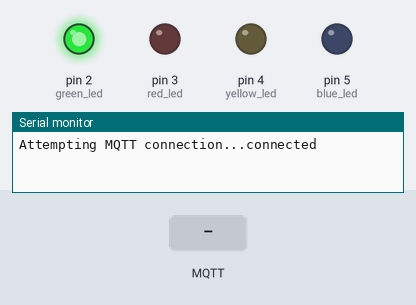
This sketch was run on a simulated Arduino Uno, built with avr-gcc and run on an emulated ATmega328P. On the bench: output pins drawn as LEDs (lit = HIGH), the last lines printed to the serial monitor. The inputs (shaded band) are chosen by the test bench. WiFi joins after 1.5 s; servers stay silent unless stated; no MQTT or app messages arrive unless stated.

Above: at 4.2 s.
4.3 s: MQTT message "1" arrives on the first subscribed topic
At 5.2 s:
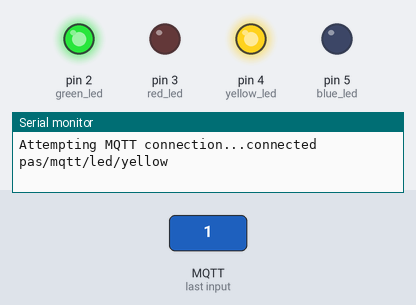
5.8 s: MQTT message "1" arrives on the second subscribed topic
At 8.5 s:
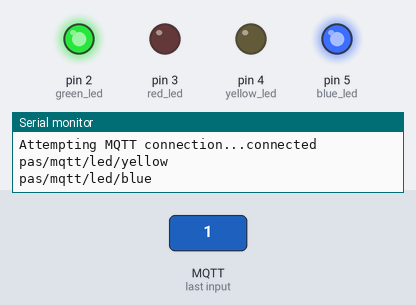
8.8 s: MQTT message "1" arrives on the third subscribed topic
At 11.0 s:
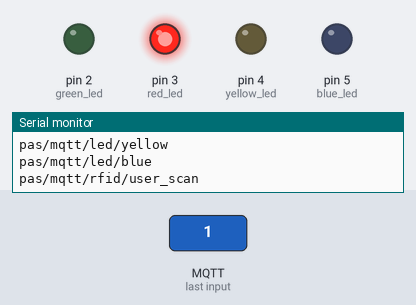
11.8 s: MQTT message "0" arrives on the first subscribed topic
At 12.1 s:
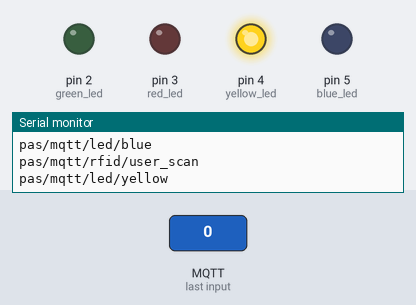
13.3 s: MQTT message "2" arrives on the first subscribed topic
At 15.6 s:
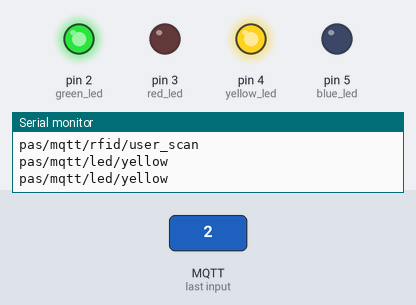
16.3 s: MQTT message "on" arrives on the first subscribed topic
At 21.4 s:
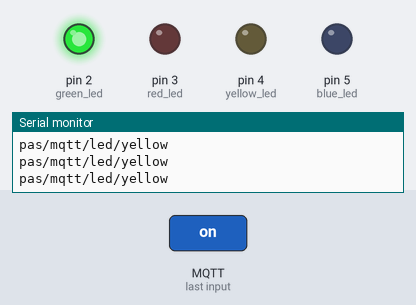
Timing chart, 0 to 22.3 s (numbered marks = the images above; inputs shaded):
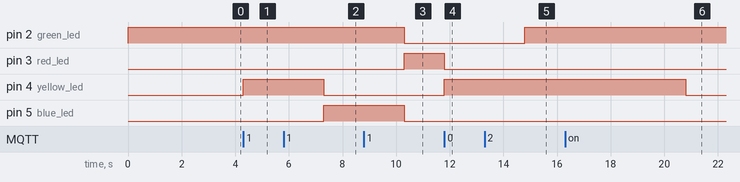

The sketch:

galileo_leds.ino
```cpp
#include <SPI.h>
#include <Ethernet.h>
#include <PubSubClient.h>

// Update these with values suitable for your network.
byte mac[]    = {  0x98, 0x4F, 0xEE, 0x03, 0x14, 0xF4 };
IPAddress mqtt_server(10, 42, 0, 1);

int green_led = 2;
int red_led = 3;
int yellow_led = 4;
int blue_led = 5;

const char* yellow_topic = "pas/mqtt/led/yellow";
const char* blue_topic = "pas/mqtt/led/blue";
const char* user_scan_topic = "pas/mqtt/rfid/user_scan";


void callback(char* topic, byte* payload, unsigned int length) {
  Serial.println(topic);

  if (strcmp(topic, user_scan_topic) == 0) {
    digitalWrite(green_led, LOW);
    digitalWrite(red_led, HIGH);
  }
  else if (strcmp(topic, yellow_topic) == 0) {
    digitalWrite(red_led, LOW);
    digitalWrite(yellow_led, HIGH);
    delay(3000);
    digitalWrite(yellow_led, LOW);
    digitalWrite(green_led, HIGH);
  }
  else if (strcmp(topic, blue_topic) == 0) {
    digitalWrite(red_led, LOW);
    digitalWrite(blue_led, HIGH);
    delay(3000);
    digitalWrite(blue_led, LOW);
    digitalWrite(green_led, HIGH);
  }
}

EthernetClient ethClient;
PubSubClient client(ethClient);

void reconnect() {
  // Loop until we're reconnected
  while (!client.connected()) {
    Serial.print("Attempting MQTT connection...");
    // Attempt to connect
    if (client.connect("arduinoClient")) {
      Serial.println("connected");
      // Once connected, publish an announcement...
      // client.publish("dong","hello dong");
      // ... and resubscribe
      client.subscribe(yellow_topic);
      client.subscribe(blue_topic);
      client.subscribe(user_scan_topic);
    } else {
      Serial.print("failed, rc=");
      Serial.print(client.state());
      Serial.println(" try again in 3 seconds");
      // Wait 3 seconds before retrying
      delay(3000);
    }
  }
}

void setup()
{
  Serial.begin(115200);
  pinMode(green_led, OUTPUT);
  pinMode(red_led, OUTPUT);
  pinMode(yellow_led, OUTPUT);
  pinMode(blue_led, OUTPUT);

  digitalWrite(green_led, HIGH);

  client.setServer(mqtt_server, 1883);
  client.setCallback(callback);

  Ethernet.begin(mac);
  // Allow the hardware to sort itself out
  delay(1500);
}

void loop()
{
  if (!client.connected()) {
    reconnect();
  }
  client.loop();
}
```

Measured:
- after the input at 4.3 s, pin 4 (yellow_led): LOW → HIGH at once
- after the input at 5.8 s, pin 5 (blue_led): LOW → HIGH after 1.5 s
- after the input at 8.8 s, pin 2 (green_led): HIGH → LOW after 1.5 s; pin 3 (red_led): LOW → HIGH after 1.5 s
- after the input at 11.8 s, pin 3 (red_led): HIGH → LOW at once; pin 4 (yellow_led): LOW → HIGH at once
- after the input at 13.3 s, pin 4 (yellow_led): stays HIGH (without the input it goes to LOW after 1.5 s)
- after the input at 16.3 s, pin 4 (yellow_led): HIGH → LOW after 4.5 s instead of 1.5 s
